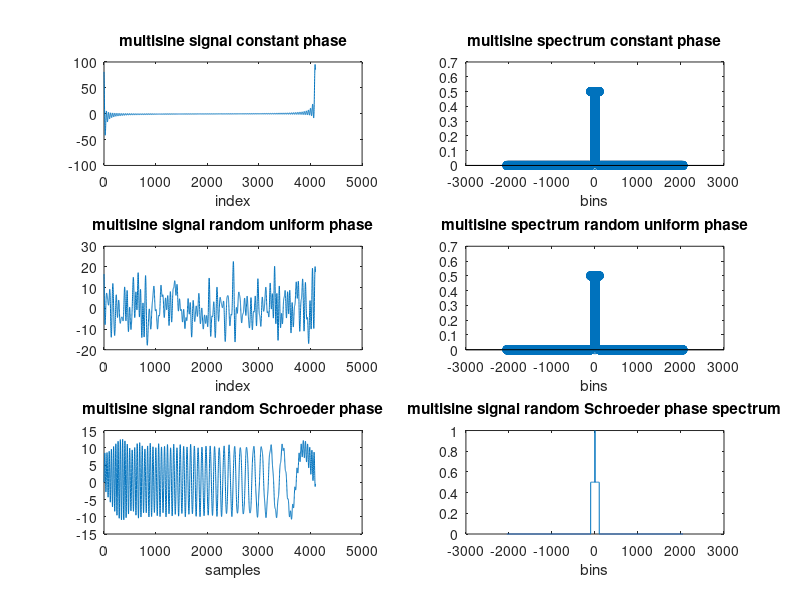

Recreate this plot in MATLAB.
N = 4096;
n = 0:N-1;
k = 100;
Am = ones(1,k);
%% a) constanct phase 
c = 0.2;
constantphase = c*pi*ones(k,1);
m = (1:k).';

x = Am*cos(2*pi*m*n/N +constantphase);
subplot(3,2,1);plot(n,x);title('multisine signal constant phase');xlabel('index');

% checking if perfect reconstruction is satified by plotting DFT
X = 1/N * fftshift(fft(x,N));
faxis_bins = -N/2:1:N/2 -1;
subplot(3,2,2);stem(faxis_bins,abs(X));title('multisine spectrum constant phase');xlabel('bins');

% crest factor
crestconstant = max(abs(x))/rms(x)


%% b)random phase spectrum with phases drawn from a uniform distribution
uphase = 2*pi*rand(k,1);
x = Am*cos(2*pi*m*n/N +uphase);
subplot(3,2,3);plot(n,x);title('multisine signal random uniform phase');xlabel('index');
X = 1/N * fftshift(fft(x,N));
faxis_bins = -N/2:1:N/2 -1;
subplot(3,2,4);stem(faxis_bins,abs(X));title('multisine spectrum random uniform phase');xlabel('bins');

crestuniform = max(abs(x))/rms(x)

%% c)Schroeder phase
m = (0:k-1).';
Schroederphase = (m.*(m+1)*pi/k);
x = Am*cos(2*pi*m*n/N +Schroederphase);
subplot(3,2,5); plot(n,x);title('multisine signal random Schroeder phase');xlabel('samples');
X = 1/N * fftshift(fft(x,N));
faxis_bins = -N/2:1:N/2 -1;
subplot(3,2,6);plot(faxis_bins,abs(X));title('multisine signal random Schroeder phase spectrum');
xlabel('bins');

crestSchroeder = max(abs(x))/rms(x)
